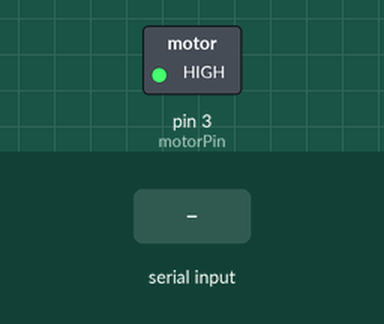
Recording of a sketch running on a simulated Arduino Uno, built with avr-gcc and run on an emulated ATmega328P. Shown: switched loads named in the sketch (green lamp = pin HIGH). Inputs (shaded band) come from the test bench.

Above: at 1.2 s.
1.3 s: byte 30 received over Serial
At 2.8 s:
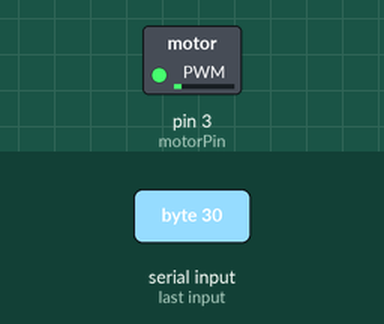
4.3 s: byte 90 received over Serial
At 5.8 s:
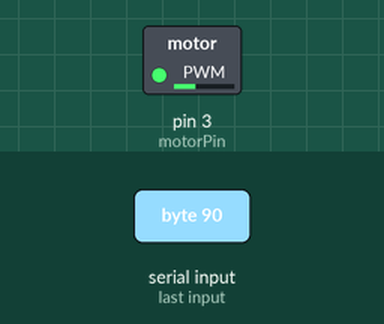
Timing chart, 0 to 7.5 s (numbered marks = the images above; inputs shaded):
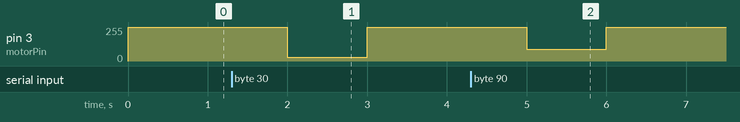

The sketch:

testing_the_vibration.ino
```cpp
const int motorPin = 3;
int val=0;
void setup()
{
  Serial.begin(9600);
  pinMode(motorPin, OUTPUT);
}

void loop()
{
  val = Serial.read();
  analogWrite(motorPin, val);
  delay(1000);

}
```

Measured:
- after the input at 1.3 s, pin 3 (motorPin): 255/255 → 30/255 after 0.70 s, → 255/255 1.0 s later
- after the input at 4.3 s, pin 3 (motorPin): 255/255 → 90/255 after 0.70 s, → 255/255 1.0 s later
